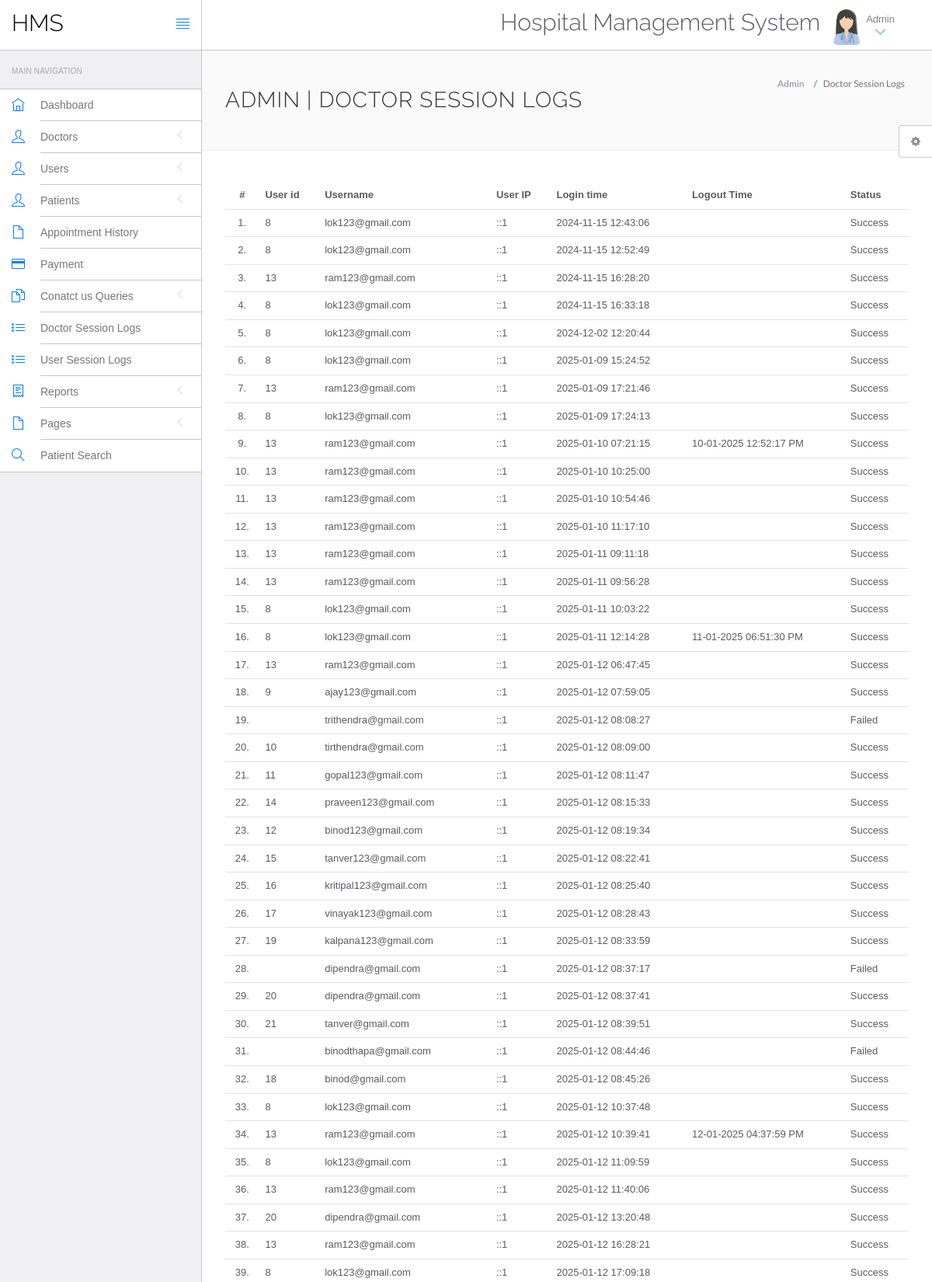
Screenshot of /hospital/hms/admin/doctor-logs.php (signed in, upper part) with the database file from the repository.
### tables this page shows
CREATE TABLE `doctorslog` (
  `id` int(11) NOT NULL,
  `uid` int(11) DEFAULT NULL,
  `username` varchar(255) DEFAULT NULL,
  `userip` binary(16) DEFAULT NULL,
  `loginTime` timestamp NULL DEFAULT current_timestamp(),
  `logout` varchar(255) DEFAULT NULL,
  `status` int(11) DEFAULT NULL
);

### hospital/hms/admin/doctor-logs.php (the view, shortened to what this page needs)
<?php
include('include/config.php');
if(strlen($_SESSION['id']==0)) {
 header('location:logout.php');
  } else{
?>
<!DOCTYPE html>
<html lang="en">
	<head>
		<link rel="stylesheet" href="vendor/bootstrap/css/bootstrap.min.css">
		<link rel="stylesheet" href="vendor/fontawesome/css/font-awesome.min.css">
		<link rel="stylesheet" href="vendor/themify-icons/themify-icons.min.css">
		<link href="vendor/animate.css/animate.min.css" rel="stylesheet" media="screen">
		<link href="vendor/perfect-scrollbar/perfect-scrollbar.min.css" rel="stylesheet" media="screen">
		<link href="vendor/switchery/switchery.min.css" rel="stylesheet" media="screen">
		<link href="vendor/bootstrap-touchspin/jquery.bootstrap-touchspin.min.css" rel="stylesheet" media="screen">
		<link href="vendor/select2/select2.min.css" rel="stylesheet" media="screen">
		<link href="vendor/bootstrap-datepicker/bootstrap-datepicker3.standalone.min.css" rel="stylesheet" media="screen">
		<link href="vendor/bootstrap-timepicker/bootstrap-timepicker.min.css" rel="stylesheet" media="screen">
		<link rel="stylesheet" href="assets/css/styles.css">
		<link rel="stylesheet" href="assets/css/plugins.css">
		<link rel="stylesheet" href="assets/css/themes/theme-1.css" id="skin_color" />
	</head>
	<body>
		<div id="app">
<?php include('include/sidebar.php');?>
			<div class="app-content">
					<?php include('include/header.php');?>
				<div class="main-content" >
					<div class="wrap-content container" id="container">
						<section id="page-title">
							<div class="row">
								<div class="col-sm-8">
									<h1 class="mainTitle">Admin  | Doctor Session Logs</h1>
																	</div>
								<ol class="breadcrumb">
									<li>
										<span>Admin </span>
									</li>
									<li class="active">
										<span>Doctor Session Logs</span>
									</li>
								</ol>
							</div>
						</section>
						<div class="container-fluid container-fullw bg-white">
									<div class="row">
								<div class="col-md-12">
									<table class="table table-hover" id="sample-table-1">
										<thead>
											<tr>
												<th class="center">#</th>
												<th class="hidden-xs">User id</th>
												<th>Username</th>
												<th>User IP</th>
												<th>Login time</th>
												<th>Logout Time </th>
												<th> Status </th>
											</tr>
										</thead>
										<tbody>
<?php
$sql=mysqli_query($con,"select * from doctorslog ");
$cnt=1;
while($row=mysqli_fetch_array($sql))
{
?>
											<tr>
												<td class="center"><?php echo $cnt;?>.</td>
												<td class="hidden-xs"><?php echo $row['uid'];?></td>
												<td class="hidden-xs"><?php echo $row['username'];?></td>
												<td><?php echo $row['userip'];?></td>
												<td><?php echo $row['loginTime'];?></td>
												<td><?php echo $row['logout'];?>
												</td>
												<td>
<?php if($row['status']==1)
{
	echo "Success";
}
else
{
	echo "Failed";
}?>
</td>
											</tr>
											<?php
$cnt=$cnt+1;
											 }?>
										</tbody>
									</table>
								</div>
							</div>
								</div>
					</div>
				</div>
			</div>
	<?php include('include/setting.php');?>
		</div>
	</body>
</html>
<?php } ?>

### hospital/hms/admin/assets/css/themes/theme-1.css (style rules this page uses)
body { background: #FAFAFA; }

### rows the page displays
doctorslog: uid "8", username "lok123@gmail.com", userip "::1", loginTime "2024-11-15 12:43:06", status "Success"
doctorslog: uid "8", username "lok123@gmail.com", userip "::1", loginTime "2024-11-15 12:52:49", status "Success"
doctorslog: uid "13", username "ram123@gmail.com", userip "::1", loginTime "2024-11-15 16:28:20", status "Success"
doctorslog: uid "8", username "lok123@gmail.com", userip "::1", loginTime "2024-11-15 16:33:18", status "Success"
doctorslog: uid "8", username "lok123@gmail.com", userip "::1", loginTime "2024-12-02 12:20:44", status "Success"
doctorslog: uid "8", username "lok123@gmail.com", userip "::1", loginTime "2025-01-09 15:24:52", status "Success"
doctorslog: uid "13", username "ram123@gmail.com", userip "::1", loginTime "2025-01-09 17:21:46", status "Success"
doctorslog: uid "8", username "lok123@gmail.com", userip "::1", loginTime "2025-01-09 17:24:13", status "Success"
doctorslog: uid "13", username "ram123@gmail.com", userip "::1", loginTime "2025-01-10 07:21:15", logout "10-01-2025 12:52:17 PM", status "Success"
doctorslog: uid "13", username "ram123@gmail.com", userip "::1", loginTime "2025-01-10 10:25:00", status "Success"
doctorslog: uid "13", username "ram123@gmail.com", userip "::1", loginTime "2025-01-10 10:54:46", status "Success"
doctorslog: uid "13", username "ram123@gmail.com", userip "::1", loginTime "2025-01-10 11:17:10", status "Success"
doctorslog: uid "13", username "ram123@gmail.com", userip "::1", loginTime "2025-01-11 09:11:18", status "Success"
doctorslog: uid "13", username "ram123@gmail.com", userip "::1", loginTime "2025-01-11 09:56:28", status "Success"
doctorslog: uid "8", username "lok123@gmail.com", userip "::1", loginTime "2025-01-11 10:03:22", status "Success"
doctorslog: uid "8", username "lok123@gmail.com", userip "::1", loginTime "2025-01-11 12:14:28", logout "11-01-2025 06:51:30 PM", status "Success"
doctorslog: uid "13", username "ram123@gmail.com", userip "::1", loginTime "2025-01-12 06:47:45", status "Success"
doctorslog: uid "9", username "ajay123@gmail.com", userip "::1", loginTime "2025-01-12 07:59:05", status "Success"
doctorslog: username "trithendra@gmail.com", userip "::1", loginTime "2025-01-12 08:08:27", status "Failed"
doctorslog: uid "10", username "tirthendra@gmail.com", userip "::1", loginTime "2025-01-12 08:09:00", status "Success"
doctorslog: uid "11", username "gopal123@gmail.com", userip "::1", loginTime "2025-01-12 08:11:47", status "Success"
doctorslog: uid "14", username "praveen123@gmail.com", userip "::1", loginTime "2025-01-12 08:15:33", status "Success"
doctorslog: uid "12", username "binod123@gmail.com", userip "::1", loginTime "2025-01-12 08:19:34", status "Success"
doctorslog: uid "15", username "tanver123@gmail.com", userip "::1", loginTime "2025-01-12 08:22:41", status "Success"
doctorslog: uid "16", username "kritipal123@gmail.com", userip "::1", loginTime "2025-01-12 08:25:40", status "Success"
doctorslog: uid "17", username "vinayak123@gmail.com", userip "::1", loginTime "2025-01-12 08:28:43", status "Success"
doctorslog: uid "19", username "kalpana123@gmail.com", userip "::1", loginTime "2025-01-12 08:33:59", status "Success"
doctorslog: username "dipendra@gmail.com", userip "::1", loginTime "2025-01-12 08:37:17", status "Failed"
doctorslog: uid "20", username "dipendra@gmail.com", userip "::1", loginTime "2025-01-12 08:37:41", status "Success"
doctorslog: uid "21", username "tanver@gmail.com", userip "::1", loginTime "2025-01-12 08:39:51", status "Success"
doctorslog: username "binodthapa@gmail.com", userip "::1", loginTime "2025-01-12 08:44:46", status "Failed"
doctorslog: uid "18", username "binod@gmail.com", userip "::1", loginTime "2025-01-12 08:45:26", status "Success"
doctorslog: uid "8", username "lok123@gmail.com", userip "::1", loginTime "2025-01-12 10:37:48", status "Success"
doctorslog: uid "13", username "ram123@gmail.com", userip "::1", loginTime "2025-01-12 10:39:41", logout "12-01-2025 04:37:59 PM", status "Success"
doctorslog: uid "8", username "lok123@gmail.com", userip "::1", loginTime "2025-01-12 11:09:59", status "Success"
doctorslog: uid "13", username "ram123@gmail.com", userip "::1", loginTime "2025-01-12 11:40:06", status "Success"
doctorslog: uid "20", username "dipendra@gmail.com", userip "::1", loginTime "2025-01-12 13:20:48", status "Success"
doctorslog: uid "13", username "ram123@gmail.com", userip "::1", loginTime "2025-01-12 16:28:21", status "Success"
doctorslog: uid "8", username "lok123@gmail.com", userip "::1", loginTime "2025-01-12 17:09:18", status "Success"
